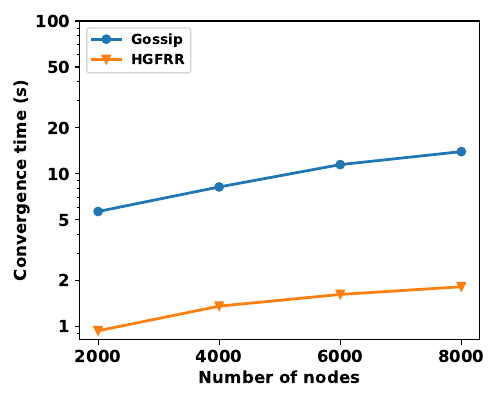

The script that saved this image:
import matplotlib.pyplot as plt
import matplotlib

# 40 broadcasts

fd = open("hgfr_ourgossip_50cvgtime_on_num_nodes.txt", 'r')
lines = fd.readlines()
x = []
y_eth200 = []
y_eth2000 = []
y_our200 = [] 
y_our2000 = []

for line in lines[1:]:
    fields = line.split('\t')
    x.append(float(fields[0]))
    y_eth200.append(float(fields[2]))
    y_our200.append(float(fields[1]))
    y_eth2000.append(float(fields[10]))
    y_our2000.append(float(fields[9]))
    
fig = plt.figure(figsize=(5,4))

ax = fig.add_subplot(111)
# plt.plot(x, y_eth2000, marker='v', markersize=6, linewidth=2, label='Gossip with 2000 nodes', color='#1f77b4')
# plt.plot(x, y_our2000, marker='D', markersize=6, linewidth=2, label='HGFRR with 2000 nodes', color='#ff7f0e')
plt.plot(x, y_eth200, marker='o', markersize=6, linewidth=2, label='Gossip', color='#1f77b4')
plt.plot(x, y_our200, marker='v', markersize=6, linewidth=2, label='HGFRR', color='#ff7f0e')

# plt.yscale('log')

ax.set_xticks(list(range(2000,10000,2000)))
ax.set_xticklabels(list(range(2000,10000,2000)), fontsize=12, weight="bold")
ax.set_yscale('log')
ax.set_yticks([1000,2000,5000,10000,20000,50000,100000])
ax.set_yticklabels([1,2,5,10,20,50,100], fontsize=12, weight="bold")
# ax.get_yaxis().set_major_formatter(matplotlib.ticker.ScalarFormatter())
ax.legend(fontsize=12, prop={'weight':'bold'}, loc='upper left')
plt.xlabel('Number of nodes', fontsize=12, weight="bold")
plt.ylabel('Convergence time (s)', fontsize=12, weight="bold")

fig.tight_layout()
plt.savefig('hgfr_ourgossip_50cvgtime_on_num_nodes.pdf')
plt.show()